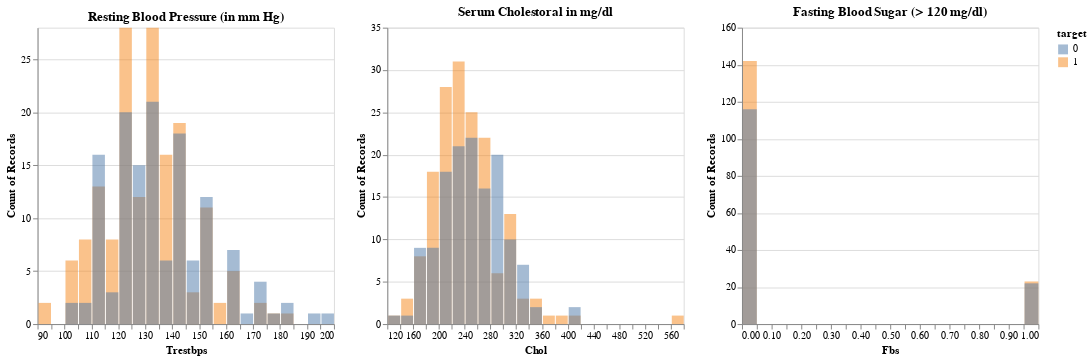

Notebook source saved alongside this figure:
### Code cell
plots[3]|plots[4]|plots[5]

### Figure 1 — Vega-Lite specification as saved in the notebook (floating-point values rounded to 4 significant figures; data arrays with more than 128 entries replaced by an {"elided": "..."} marker saying what was removed)
{"$schema": "https://vega.github.io/schema/vega-lite/v3.4.0.json", "config": {"mark": {"tooltip": null}, "view": {"height": 300, "width": 400}}, "data": {"name": "data-a24de27fcaca3464660850dd7c56a142"}, "datasets": {"data-a24de27fcaca3464660850dd7c56a142": {"elided": "303 records"}}, "hconcat": [{"encoding": {"color": {"field": "target", "type": "nominal"}, "x": {"bin": {"maxbins": 30}, "field": "trestbps", "title": "Trestbps", "type": "quantitative"}, "y": {"aggregate": "count", "stack": null, "type": "quantitative"}}, "mark": {"opacity": 0.5, "type": "bar"}, "title": "Resting Blood Pressure (in mm Hg)", "width": 300}, {"encoding": {"color": {"field": "target", "type": "nominal"}, "x": {"bin": {"maxbins": 30}, "field": "chol", "title": "Chol", "type": "quantitative"}, "y": {"aggregate": "count", "stack": null, "type": "quantitative"}}, "mark": {"opacity": 0.5, "type": "bar"}, "title": "Serum Cholestoral in mg/dl", "width": 300}, {"encoding": {"color": {"field": "target", "type": "nominal"}, "x": {"bin": {"maxbins": 30}, "field": "fbs", "title": "Fbs", "type": "quantitative"}, "y": {"aggregate": "count", "stack": null, "type": "quantitative"}}, "mark": {"opacity": 0.5, "type": "bar"}, "title": "Fasting Blood Sugar (> 120 mg/dl)", "width": 300}]}
